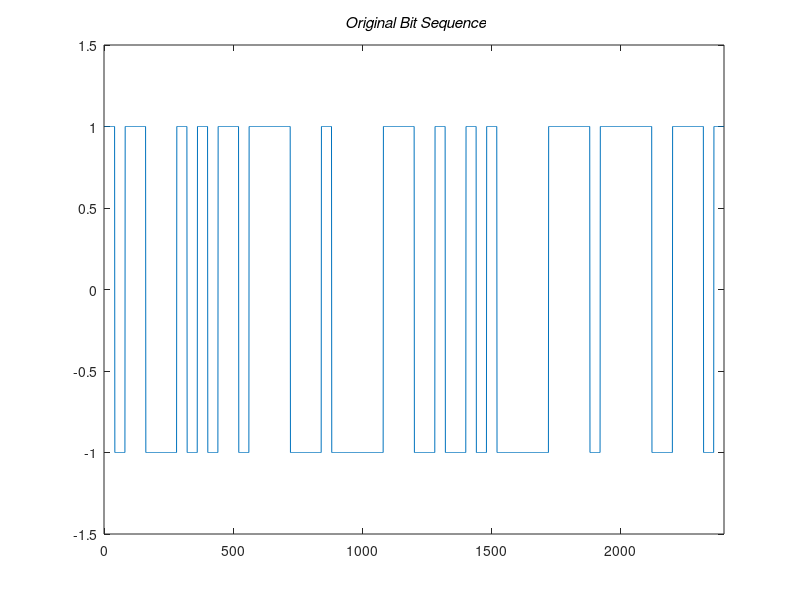
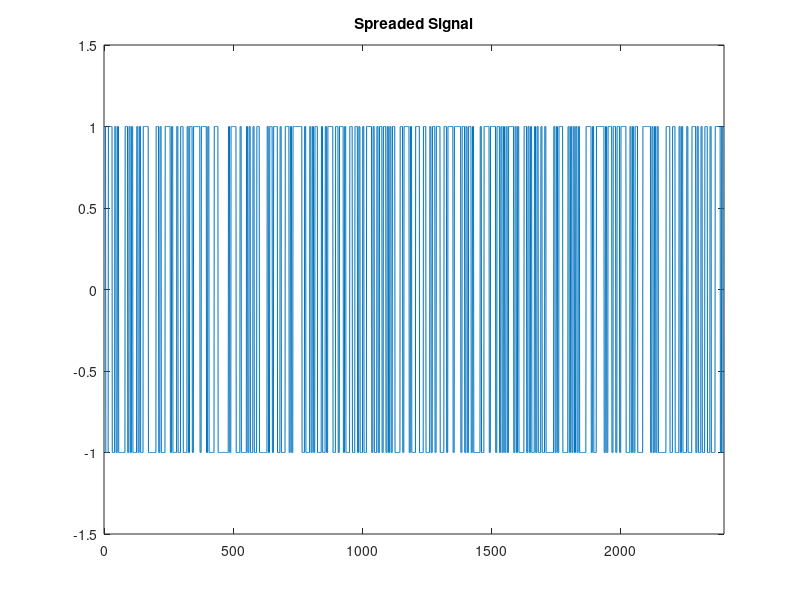
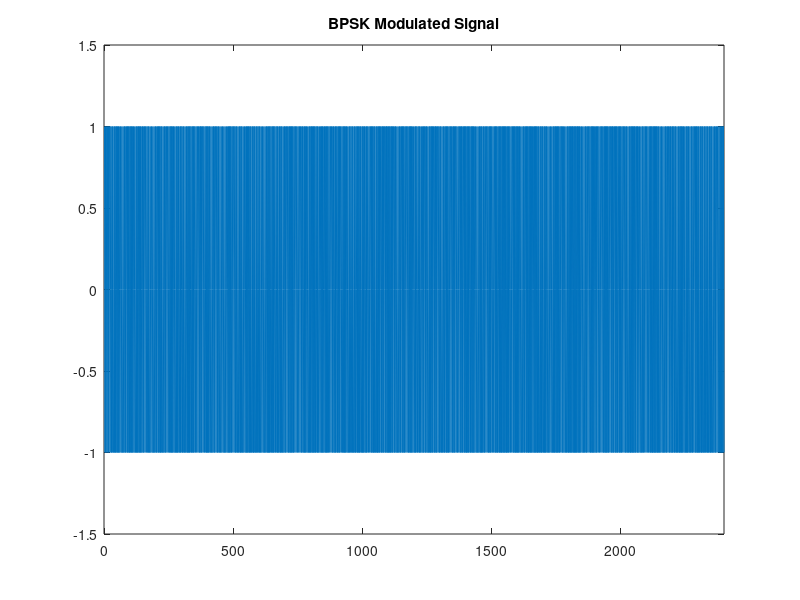
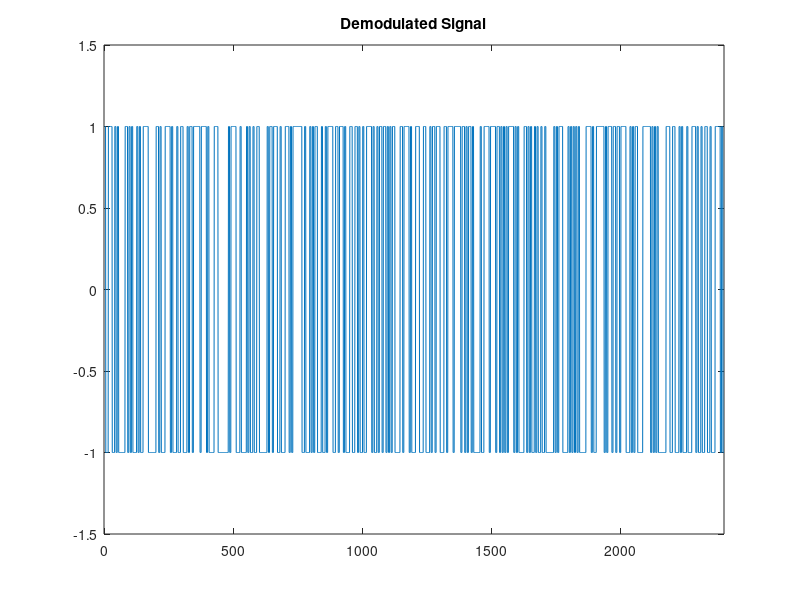

These charts were generated, in order, by the following MATLAB code:
% DSSS_model 
b = round(rand(1,60)); % Generate 60 bits
pattern=[]; 
for k=1:60 
    if b(1,k)==0 
        sig= -ones(1,40);   % Each bit is 40 samples long
    else
        sig=ones(1,40);            
    end
    pattern=[pattern sig];
end

figure (1); 
plot (pattern); 
axis([-1 2400 -1.5 1.5]); % Adjust axis for 60 bits * 40 samples
title('\bf\it Original Bit Sequence');

d = round(rand(1,480)); 
pn_seq = []; 
carrier=[]; 
t=0:2*pi/4:2*pi; 
% note: carrier and t will be used to modulate the signal 
for k=1:480 
    if d(1,k)==0 
        sig = -ones(1,5); 
    else 
        sig = ones(1,5); 
    end 
    pn_seq= [pn_seq sig]; 
    c=cos(t); 
    carrier=[carrier c]; 
end

spread_sig = pattern.*pn_seq;
figure (2);
plot(spread_sig);
axis([-1 2400 -1.5 1.5]); % Adjust axis for spread signal
title('Spreaded Signal');
pattern = pattern(1:length(pn_seq)); % To prevent error

bpsk_sig = spread_sig.*carrier;
figure (3);
plot (bpsk_sig);
axis([-1 2400 -1.5 1.5]); % Adjust axis for BPSK signal
title('BPSK Modulated Signal');

rxsig=bpsk_sig.*carrier; 
demod_sig=[]; 
for i=1:2400 % Adjust for 60 bits * 40 samples
    if rxsig(i)>=0 
        rxs =1; 
    else 
        rxs =-1; 
    end 
    demod_sig=[demod_sig rxs]; 
end

figure (4);
plot (demod_sig);
axis([-1 2400 -1.5 1.5]); % Adjust axis for demodulated signal
title('Demodulated Signal');

despread_sig=demod_sig.*pn_seq;  
figure (5); 
plot (despread_sig); 
axis([-1 2400 -1.5 1.5]); % Adjust axis for despreaded signal
title('Despreaded data');